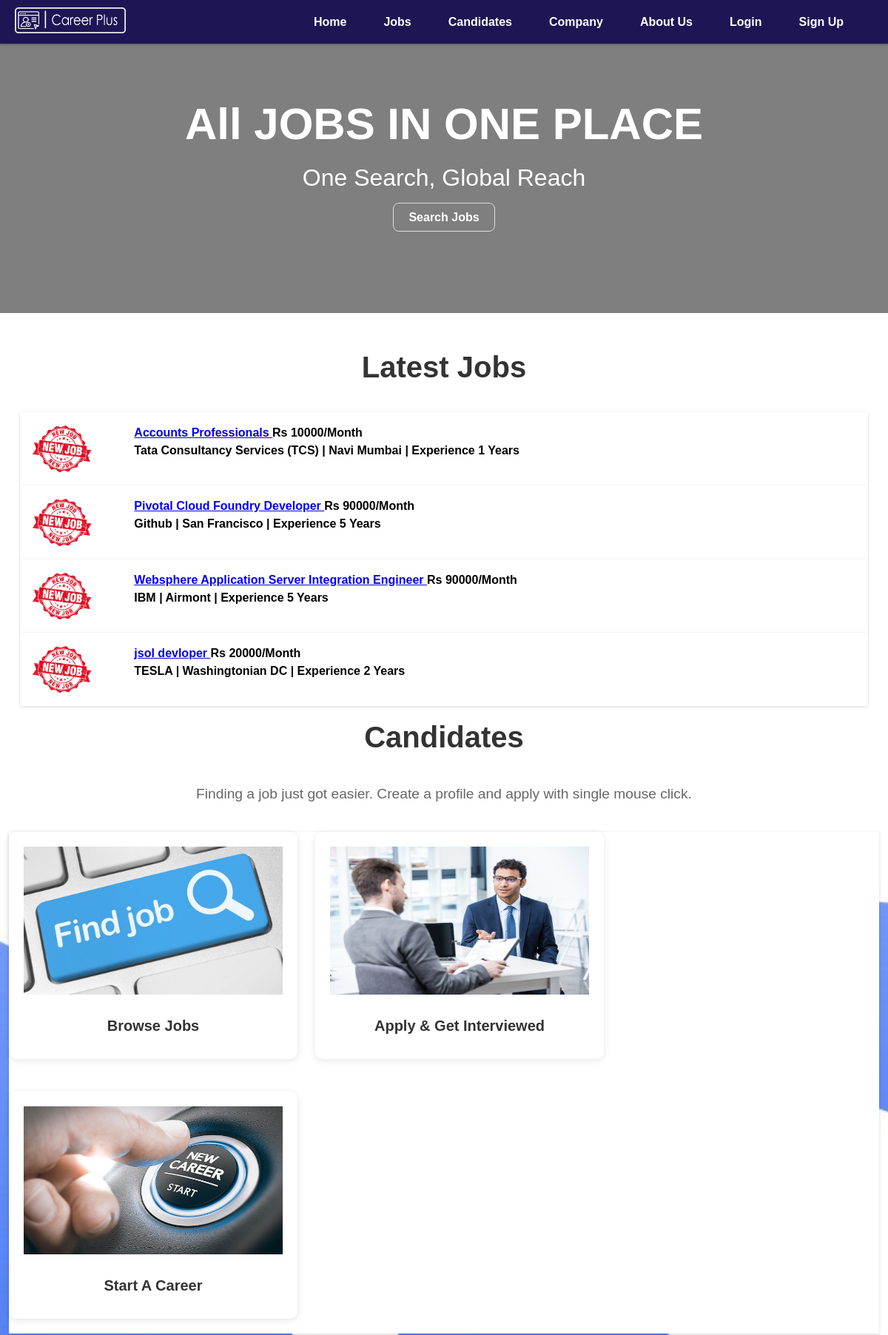
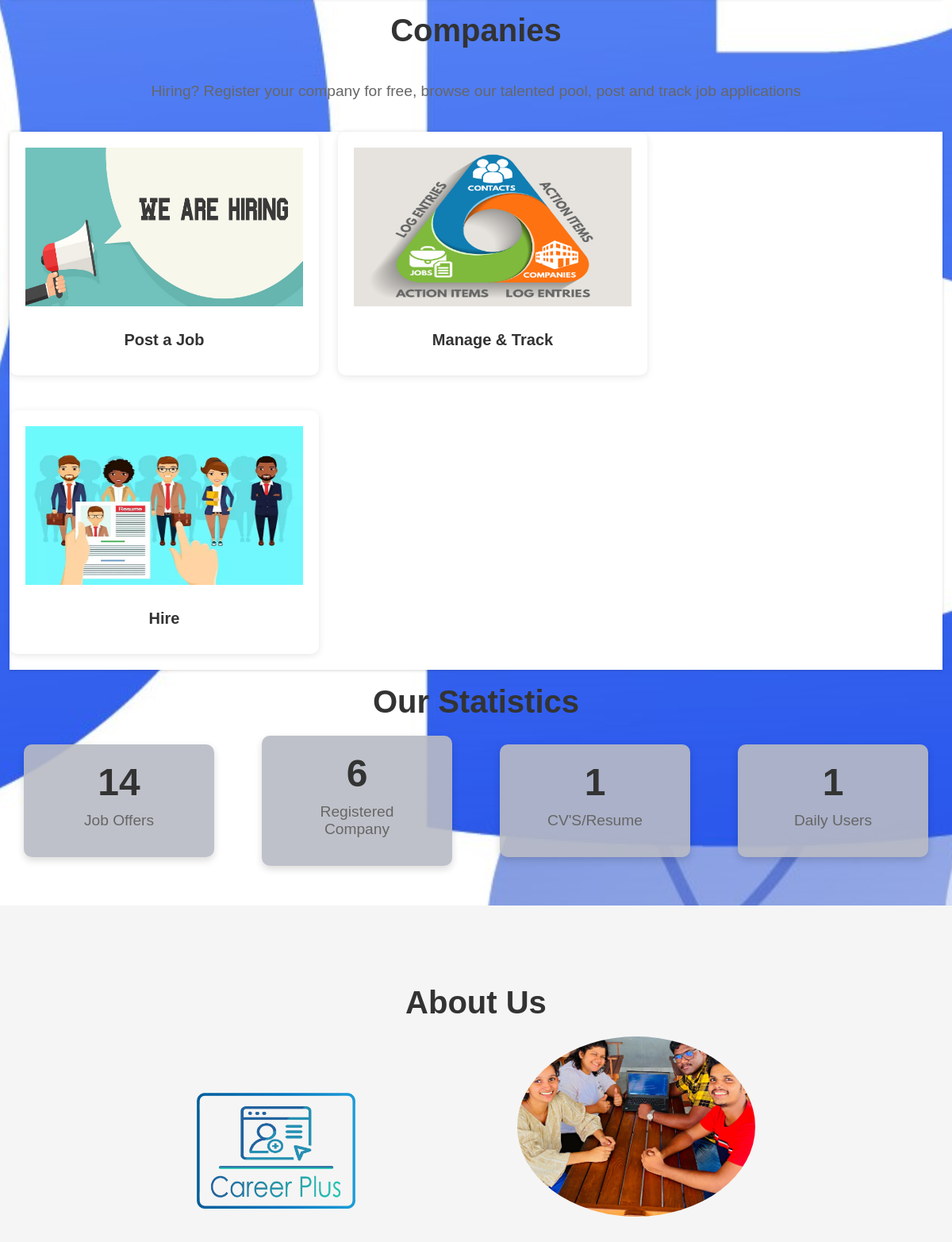
The page / (upper part) on the database its author committed (2 pictures, top to bottom).
### tables this page shows
CREATE TABLE `company` (
  `id_company` int(11) NOT NULL,
  `name` varchar(255) NOT NULL,
  `companyname` varchar(255) NOT NULL,
  `country` varchar(255) NOT NULL,
  `state` varchar(255) NOT NULL,
  `city` varchar(255) NOT NULL,
  `contactno` varchar(255) NOT NULL,
  `website` varchar(255) NOT NULL,
  `email` varchar(255) NOT NULL,
  `password` varchar(255) NOT NULL,
  `aboutme` varchar(255) DEFAULT NULL,
  `logo` varchar(255) NOT NULL,
  `createdAt` timestamp NOT NULL DEFAULT CURRENT_TIMESTAMP,
  `active` int(11) NOT NULL DEFAULT '2'
);

CREATE TABLE `job_post` (
  `id_jobpost` int(11) NOT NULL,
  `id_company` int(11) NOT NULL,
  `jobtitle` varchar(255) NOT NULL,
  `description` text NOT NULL,
  `minimumsalary` varchar(255) NOT NULL,
  `maximumsalary` varchar(255) NOT NULL,
  `experience` varchar(255) NOT NULL,
  `qualification` varchar(255) NOT NULL,
  `createdat` timestamp NOT NULL DEFAULT CURRENT_TIMESTAMP
);

### index.php (the view, shortened to what this page needs)
<?php
require_once("db.php");
?>
<!DOCTYPE html>
<html>
<head>
  <link rel="stylesheet" href="css/Cabout.css">
  <link rel="stylesheet" type="text/css" href="css/customnew.css">
  <link rel="stylesheet" href="https://cdnjs.cloudflare.com/ajax/libs/ionicons/2.0.1/css/ionicons.min.css">
</head>
<body>
  <div class="main01">
    <header style="position: fixed;">
      <nav>
        <div class="logo">
          <img src="img/career plus.png">
        </div>
        <ul class="nav-links">
          <li><a href="#home">Home</a></li>
          <li><a href="jobs.php">Jobs</a></li>
          <li><a href="#candidates">Candidates</a></li>
          <li><a href="#companies">Company</a></li>
          <li><a href="#about">About Us</a></li>
          <?php if (empty($_SESSION['id_user']) && empty($_SESSION['id_company'])) { ?>
            <li>
              <div class="dropdown">
                <a>Login</a>
              </div>
            </li>
            <li>
              <div class="dropdown">
                <a>Sign Up</a>
              </div>
            </li>
          <?php } ?>
        </ul>
  </div>
  <section id="home">
    <section class="content-header bg-main"
      style="background: linear-gradient(0deg,rgba(0,0,0,0.5),rgba(0,0,0,0.5)), url('http://localhost/careerplus/img/home.jpg') no-repeat center center fixed !important;
                 -webkit-background-size: contain;	-moz-background-size: contain;	-o-background-size: contain;	background-size: contain !important; height= 40rem ">
      <div class="container">
        <div class="row">
          <div class="col-md-12 index-head">
            <br />
            <h1><strong>All JOBS IN ONE PLACE</strong></h1><br /><br>
            <p>One Search, Global Reach</p>
            <a href="jobs.php" class="search-button"><b>Search Jobs</b></a>
          </div>
        </div>
      </div>
    </section>
    <br />
    <br />
  </section>
  <div class="content-wrapper" style="margin-left: 0px;">
    <section id="jobs">
      <section class="content-header">
        <div class="container">
          <div class="row">
            <div class="col-md-12 latest-job margin-bottom-20">
              <h1 class="container-title">Latest Jobs</h1><br />
              <?php
              $sql = "SELECT * FROM job_post Order By Rand() Limit 4";
              $result = $conn->query($sql);
              if ($result->num_rows > 0) {
                while ($row = $result->fetch_assoc()) {
                  $sql1 = "SELECT * FROM company WHERE id_company='$row[id_company]'";
                  $result1 = $conn->query($sql1);
                  if ($result1->num_rows > 0) {
                    while ($row1 = $result1->fetch_assoc()) {
                      ?>
                      <div class="card">
                        <div class="card-left">
                          <img src="img/icon2.jpg" alt="New Job">
                        </div>
                        <div class="card-center">
                          <h4 class="attachment-heading"><a href="view-job-post.php?id=<?php echo $row['id_jobpost']; ?>">
                              <?php echo $row['jobtitle']; ?>
                            </a>
                            <span class="attachment-heading pull-right">Rs
                              <?php echo $row['maximumsalary']; ?>/Month
                            </span>
                          </h4>
                          <div class="attachment-text">
                            <div><strong>
                                <?php echo $row1['companyname']; ?> |
                                <?php echo $row1['city']; ?> | Experience
                                <?php echo $row['experience']; ?> Years
                              </strong></div>
                          </div>
                        </div>
                      </div>
                      <?php
                    }
                  }
                }
              }
              ?>
            </div>
          </div>
        </div>
      </section>
    </section>
    <section id="candidates">
      <div class="col-md-12 text-center latest-job margin-bottom-20">
        <h1 class="container-title">Candidates</h1><br>
        <p>Finding a job just got easier. Create a profile and apply with single mouse click.</p>
      </div>
      <div class="wrapper">
        <div class="card">
          <div class="row">
            <div class="candidate-img">
              <img src="img/browsejob.jpg" alt="Browse Jobs">
              <div class="caption">
                <h3 class="text-center">Browse Jobs</h3>
              </div>
            </div>
          </div>
          <div class="col-sm-4 col-md-4">
            <div class="candidate-img">
              <img src="img/interview.jpg" alt="Apply & Get Interviewed">
              <div class="caption">
                <h3 class="text-center">Apply & Get Interviewed</h3>
              </div>
            </div>
          </div>
          <div class="col-sm-4 col-md-4">
            <div class="candidate-img">
              <img src="img/startjob.jpg" alt="Start A Career">
              <div class="caption">
                <h3 class="text-center">Start A Career</h3>
              </div>
            </div>
          </div>
        </div>
      </div>
    </section><br>
    <section id="companies">
      <div class="col-md-12 text-center latest-job margin-bottom-20">
        <h1 class="container-title">Companies</h1><br>
        <p>Hiring? Register your company for free, browse our talented pool, post and track job applications</p>
      </div>
      <div class="wrapper">
        <div class="card">
          <div class="row">
            <div class="candidate-img">
              <img src="img/jobposting.jpg" alt="Browse Jobs">
              <div class="caption">
                <h3 class="text-center">Post a Job</h3>
              </div>
            </div>
          </div>
          <div class="col-sm-4 col-md-4">
            <div class="candidate-img">
              <img src="img/manage.jpg" alt="Apply & Get Interviewed">
              <div class="caption">
                <h3 class="text-center">Manage & Track</h3>
              </div>
            </div>
          </div>
          <div class="col-sm-4 col-md-4">
            <div class="candidate-img">
              <img src="img/hire.jpg" alt="Start A Career">
              <div class="caption">
                <h3 class="text-center">Hire</h3>
              </div>
            </div>
          </div>
        </div>
      </div>
    </section><br>
    <div class="col-md-12 text-center latest-job margin-bottom-20">
      <h1 class="container-title">Our Statistics</h1>
    </div>
    <section class="stat-container">
      <div class="stat-item">
        <?php
        $sql = "SELECT * FROM job_post";
        $result = $conn->query($sql);
        if ($result->num_rows > 0) {
          $totalno = $result->num_rows;
        } else {
          $totalno = 0;
        }
        ?>
        <h3>
          <?php echo $totalno; ?>
        </h3>
        <p>Job Offers</p>
      </div>
      <div class="stat-item">
        <?php
        $sql = "SELECT * FROM company WHERE active='1'";
        $result = $conn->query($sql);
        if ($result->num_rows > 0) {
          $totalno = $result->num_rows;
        } else {
          $totalno = 0;
        }
        ?>
        <h3>
          <?php echo $totalno; ?>
        </h3>
        <p>Registered Company</p>
      </div>
      <div class="stat-item">
        <?php
        $sql = "SELECT * FROM users WHERE resume!=''";
        $result = $conn->query($sql);
        if ($result->num_rows > 0) {
          $totalno = $result->num_rows;
        } else {
          $totalno = 0;
        }
        ?>
        <h3>
          <?php echo $totalno; ?>
        </h3>
        <p>CV'S/Resume</p>
      </div>
      <div class="stat-item">
        <?php
        $sql = "SELECT * FROM users WHERE active='1'";
        $result = $conn->query($sql);
        if ($result->num_rows > 0) {
          $totalno = $result->num_rows;
        } else {
          $totalno = 0;
        }
        ?>
        <h3>
          <?php echo $totalno; ?>
        </h3>
        <p>Daily Users</p>
      </div>
    </section>
    <section id="about" class="about-us">
      <div class="container">
        <h1 class="container-title">About Us </h1>
        <div class="row">
          <div class="col-md-6 about-img-container">
            <img class="careerplus-logo" src="img/career-plus-logo-v.png" alt="CareerPlus Logo">
            <img class="team-pic" src="img/team.jpg" alt="Our Team">
          </div>
          <div class="col-md-6 about-content">
          </div>
        </div>
      </div>
    </section>
  </div>
</body>
</html>

### css/Cabout.css (style rules this page uses)
* { margin: 0; padding: 0; box-sizing: border-box; }
body { font-family: Arial, Helvetica, sans-serif; background-image: url('img/home.jpg'); background-size: cover; background-position: center center; }
header { background-color: rgba(21, 10, 82, 0.9); color: #fff; padding: 10px 0; position: fixed; width: 100%; z-index: 100; box-shadow: 0 2px 2px rgba(0, 0, 0, 0.2); animation: fadeIn 0.5s ease forwards; }
nav { display: flex; justify-content: space-between; align-items: center; padding: 0 20px; }
.logo img { width: 150px; height: auto; }
.nav-links { list-style: none; display: flex; }
.nav-links li { margin-right: 30px; }
.nav-links a { color: #fff; padding: 10px; font-weight: bold; text-decoration: none; transition: background-color 0.3s ease, transform 0.2s ease; }
.dropdown { position: relative; }
.about-content { padding: 30px; }
.about-us { padding-top: 100px; padding-bottom: 100px; background-color: #f5f5f5; }
.about-img-container { text-align: center; }
.careerplus-logo { width: 200px; height: auto; margin-bottom: 10px; transition: transform 0.3s ease-in-out; }
.team-pic { margin-left: 200px; width: 300px; height: auto; border-radius: 50%; transition: transform 0.3s ease-in-out; }

### css/customnew.css (style rules this page uses)
.bg-main { background: linear-gradient(0deg,rgba(0,0,0,0.5),rgba(0,0,0,0.5)), url(../img/job-search.jpg) no-repeat center center fixed !important; -webkit-background-size: cover; -moz-background-size: cover; -o-background-size: cover; background-size: cover !important; }
.content-header { animation: fadeInUp 1s ease-in-out; }
.content-header { position:relative; padding:15px 15px 0 15px }
.index-head { padding: 10%; color: #fff; line-height: 150%; text-align: center; }
.index-head > h1 { font-size: 60px; }
.index-head > p { font-size: 32px; margin-bottom: 30px; }
.search-button { background-color: transparent; color: #fff; padding: 10px 20px; border: 1px solid #ddd; border-radius: 8px; cursor: pointer; transition: background-color 0.3s ease, transform 0.3s ease; text-decoration: none; }
.latest-job p { font-size: 1.2rem; color: #666; margin-bottom: 40px; justify-content: center; text-align: center; }
.container-title { font-size: 2.5rem; color: #333; margin-bottom: 20px; justify-content:center; text-align: center; }
#candidates p { justify-content:center; text-align: center; }
.wrapper { display: flex; flex-wrap: wrap; gap:20px; justify-content:center; }
.container { align-items: center; justify-content: center; }
.card { display:flex; flex-wrap:wrap; flex-direction: row; align-items: flex-start; padding: 0%; margin: 0 1%; background-color: #fff; line-height: 1.5; gap: 1.5rem; box-shadow: rgba(0,0,0,0.16)0px 1px 4px; border: 15px; cursor:pointer; transition: transform 0.3s ease; }
.card-left { width:10%; min-width:50px; display:flex; justify-content: center; border:none; }
.card-left img { width:100%; height:auto ; min-height: 60px; padding: 1rem; align-items: center; }
.card-center { width:60%; padding: 1rem; }
.caption { margin-top: 20px; text-align: center; }
.candidate-img { transition: transform 0.3s ease; padding: 20px; margin-bottom: 20px; overflow: hidden; border-radius: 10px; box-shadow: 0 2px 10px rgba(0, 0, 0, 0.1); ; }
.candidate-img > img ,.company-img > img { width: 350px; height: 200px; transition: transform 0.3s ease; }
.text-center { font-size: 20px; text-align: center; color: #333; margin-bottom: 10px; }
.stat-container { display: flex; flex-wrap: wrap; justify-content: space-around; align-items: center; margin-bottom: 50px; }
.stat-item { background-color: rgba(184, 187, 197, 0.9); box-shadow: 0 4px 10px rgba(0, 0, 0, 0.15); border-radius: 10px; padding: 20px 30px; text-align: center; font-family: sans-serif; animation: fade-in 1s ease-in-out; width: 20%; }
.stat-item h3 { font-size: 3rem; color: #333; margin-bottom: 10px; }
.stat-item p { font-size: 1.2rem; color: #666; }
.margin-bottom-20 { margin-bottom: 20px; }

### rows shown on the page
job_post: jobtitle "Accounts Professionals", maximumsalary "10000", experience "1"
company: companyname "Tata Consultancy Services (TCS)", city "Navi Mumbai"
job_post: jobtitle "Pivotal Cloud Foundry Developer", maximumsalary "90000", experience "5"
company: companyname "Github", city "San Francisco"
job_post: jobtitle "Websphere Application Server Integration Engineer", maximumsalary "90000", experience "5"
company: companyname "IBM", city "Airmont"
job_post: jobtitle "jsol devloper", maximumsalary "20000", experience "2"
company: companyname "TESLA", city "Washingtonian DC"

### other values the page prints
$totalno "14"
$totalno "6"
$totalno "1"
